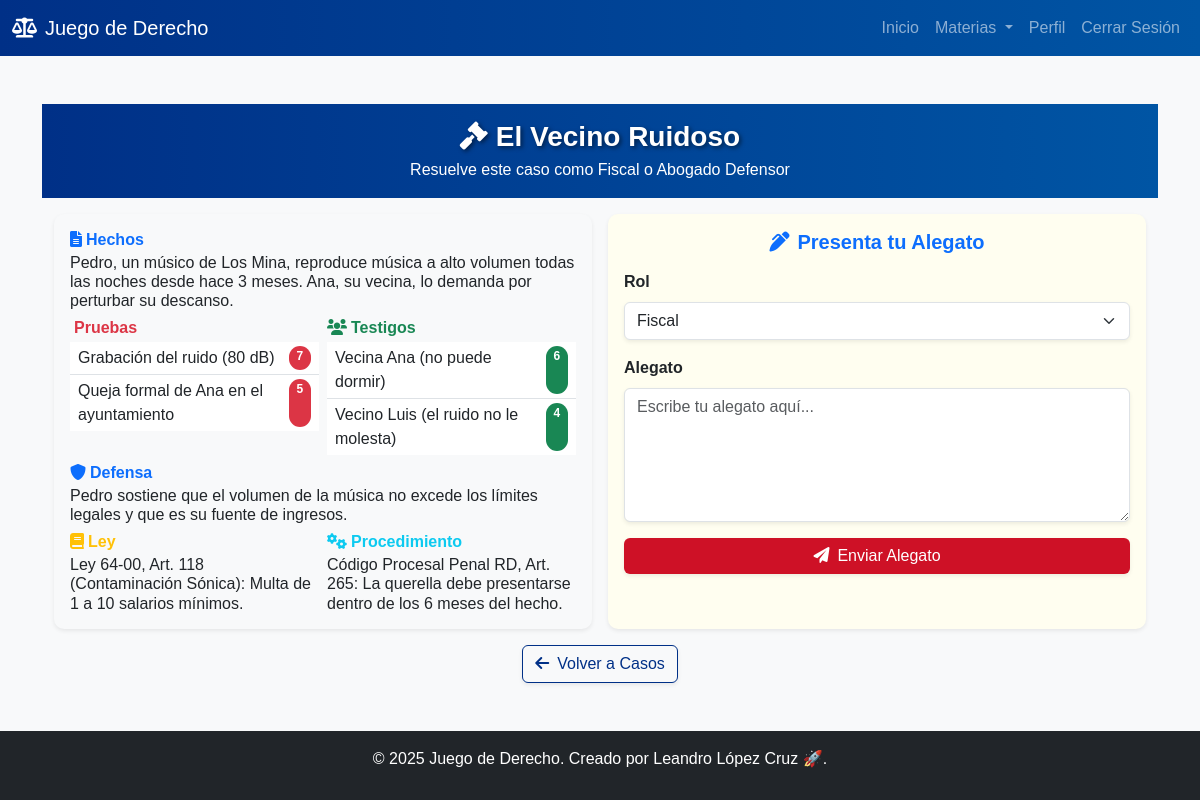
/caso/casos_penales/2 (signed in), run on the app's committed database.
### tables this page shows
CREATE TABLE casos_penales (
            id INTEGER PRIMARY KEY,
            titulo TEXT,
            hechos TEXT,
            pruebas TEXT,
            testigos TEXT,
            defensa TEXT,
            ley TEXT,
            procedimiento TEXT,
            condiciones_ganadoras TEXT
        , dificultad INTEGER DEFAULT 0);

### derecho2.py (the view)
    def wrap(*args, **kwargs):
        if 'user_id' not in session:
            flash("Por favor, inicia sesión primero.")
            return redirect(url_for('login'))
        return f(*args, **kwargs)

### derecho2.py (called while the page is built)
def login_required(f):
    def wrap(*args, **kwargs):
        if 'user_id' not in session:
            flash("Por favor, inicia sesión primero.")
            return redirect(url_for('login'))
        return f(*args, **kwargs)
    wrap.__name__ = f.__name__
    return wrap

### templates/casos.html (shortened to what this page needs)
{% extends "base.html" %}
{% block content %}
<header class="py-3 text-white text-center" style="background: linear-gradient(90deg, #003087, #0055a4);">
    <div class="container">
        <h1 class="fw-bold fs-3 mb-1" style="text-shadow: 2px 2px 4px rgba(0,0,0,0.5);">
            <i class="fas fa-gavel me-2"></i>{{ caso.titulo }}
        </h1>
        <p class="fs-6 mb-0">Resuelve este caso como Fiscal o Abogado Defensor</p>
    </div>
</header>
<div class="container my-3">
    <div class="row g-3">
        <div class="col-md-6">
            <div class="card shadow-sm border-0 h-100" style="background: #f8f9fa;">
                <div class="card-body p-3">
                    <div class="row g-2">
                        <div class="col-12">
                            <h5 class="text-primary fw-bold mb-1 fs-6">
                                <i class="fas fa-file-alt me-1"></i>Hechos
                            </h5>
                            <p class="text-dark mb-0 fs-6" style="line-height: 1.2;">{{ caso.hechos }}</p>
                        </div>
                        <div class="col-6">
                            <h5 class="text-danger fw-bold mb-1 fs-6">
                                Pruebas
                            </h5>
                            <ul class="list-group list-group-flush fs-6">
                                {% for prueba, peso in caso.pruebas.items() %}
                                <li class="list-group-item p-1 d-flex justify-content-between">
                                    <span>{{ prueba }}</span>
                                    <span class="badge bg-danger rounded-pill">{{ peso }}</span>
                                </li>
                                {% endfor %}
                            </ul>
                        </div>
                        <div class="col-6">
                            <h5 class="text-success fw-bold mb-1 fs-6">
                                <i class="fas fa-users me-1"></i>Testigos
                            </h5>
                            <ul class="list-group list-group-flush fs-6">
                                {% for testigo, peso in caso.testigos.items() %}
                                <li class="list-group-item p-1 d-flex justify-content-between">
                                    <span>{{ testigo }}</span>
                                    <span class="badge bg-success rounded-pill">{{ peso }}</span>
                                </li>
                                {% endfor %}
                            </ul>
                        </div>
                        <div class="col-12">
                            <h5 class="text-primary fw-bold mb-1 fs-6">
                                <i class="fas fa-shield-alt me-1"></i>Defensa
                            </h5>
                            <p class="text-dark mb-0 fs-6" style="line-height: 1.2;">{{ caso.defensa }}</p>
                        </div>
                        <div class="col-6">
                            <h5 class="text-warning fw-bold mb-1 fs-6">
                                <i class="fas fa-book me-1"></i>Ley
                            </h5>
                            <p class="text-dark mb-0 fs-6" style="line-height: 1.2;">{{ caso.ley }}</p>
                        </div>
                        <div class="col-6">
                            <h5 class="text-info fw-bold mb-1 fs-6">
                                <i class="fas fa-cogs me-1"></i>Procedimiento
                            </h5>
                            <p class="text-dark mb-0 fs-6" style="line-height: 1.2;">{{ caso.procedimiento }}</p>
                        </div>
                    </div>
                </div>
            </div>
        </div>
        <div class="col-md-6">
            <div class="card shadow-sm border-0 h-100">
                <div class="card-body p-3">
                    {% if resultado %}
                    <div class="alert alert-info h-100 d-flex flex-column justify-content-center p-3" role="alert">
                        <h4 class="alert-heading fw-bold text-info fs-5 mb-2">
                            <i class="fas fa-check-circle me-2"></i>Resultado
                        </h4>
                        <p class="fs-6 mb-0" style="white-space: pre-wrap;">{{ resultado | safe }}</p>
                    </div>
                    {% else %}
                    <h3 class="text-center fw-bold mb-3 text-primary fs-5">
                        <i class="fas fa-pen-alt me-2"></i>Presenta tu Alegato
                    </h3>
                    <form method="POST">
                        <div class="mb-3">
                            <label for="rol" class="form-label fw-bold text-dark fs-6">Rol</label>
                            <select name="rol" id="rol" class="form-select shadow-sm" required>
                                <option value="Fiscal">Fiscal</option>
                            </select>
                        </div>
                        <div class="mb-3">
                            <label for="argumento" class="form-label fw-bold text-dark fs-6">Alegato</label>
                            <textarea name="argumento" id="argumento" class="form-control shadow-sm" rows="5" required placeholder="Escribe tu alegato aquí..."></textarea>
                        </div>
                        <button type="submit" class="btn btn-primary w-100 shadow-sm" style="background: #CE1126; border: none; transition: background 0.3s;">
                            <i class="fas fa-paper-plane me-2"></i>Enviar Alegato
                        </button>
                    </form>
                    {% endif %}
                </div>
            </div>
        </div>
    </div>
    <div class="text-center mt-3">
        <a href="{{ url_for(endpoint) }}" class="btn btn-outline-secondary shadow-sm" style="border-color: #003087; color: #003087; transition: all 0.3s;">
            <i class="fas fa-arrow-left me-2"></i>Volver a Casos
        </a>
    </div>
</div>
{% endblock %}

### static/style.css (style rules this page uses)
body { font-family: 'Arial', sans-serif; background: url('https://www.transparenttextures.com/patterns/paper-fibers.png') repeat; background-color: #f8f9fa; }
.card { box-shadow: 0 4px 8px rgba(0,0,0,0.1); border-radius: 10px; transition: transform 0.3s; border: 1px solid #d3c8a0; background-color: #fffef0; }
.btn-primary { transition: all 0.3s; background-color: #003087; border-color: #003087; }

### templates/casos.html (style rules this page uses)
.card-body { padding: 1rem !important; }
.list-group-item { padding: 0.25rem 0.5rem !important; }

### data on the page
casos_penales: titulo "El Vecino Ruidoso", hechos "Pedro, un músico de Los Mina, reproduce música a alto volumen todas las noches desde hace 3 meses. Ana, su vecina, lo demanda por perturbar su descanso.", defensa "Pedro sostiene que el volumen de la música no excede los límites legales y que es su fuente de ingresos.", ley "Ley 64-00, Art. 118 (Contaminación Sónica): Multa de 1 a 10 salarios mínimos.", procedimiento "Código Procesal Penal RD, Art. 265: La querella debe presentarse dentro de los 6 meses del hecho."

### other printed values
{{ prueba }} "Grabación del ruido (80 dB)" "Queja formal de Ana en el ayuntamiento"
{{ peso }} "7" "5"
{{ testigo }} "Vecina Ana (no puede dormir)" "Vecino Luis (el ruido no le molesta)"
{{ peso }} "6" "4"
